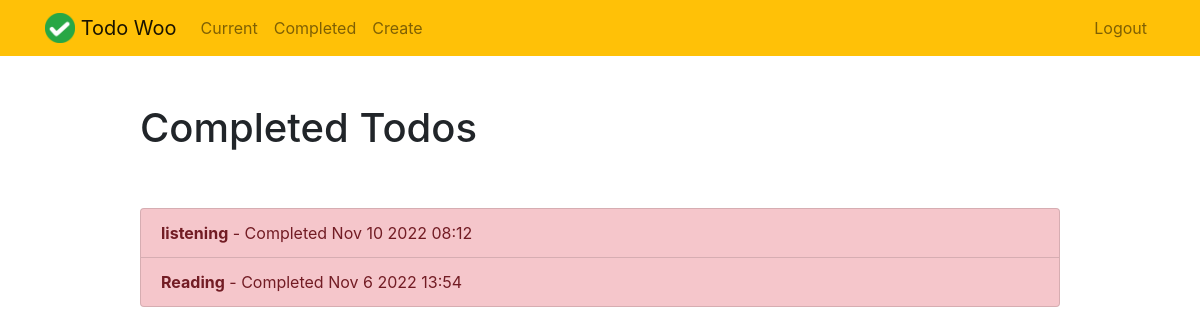
The app's page /completedtodos/ (signed in), older data.
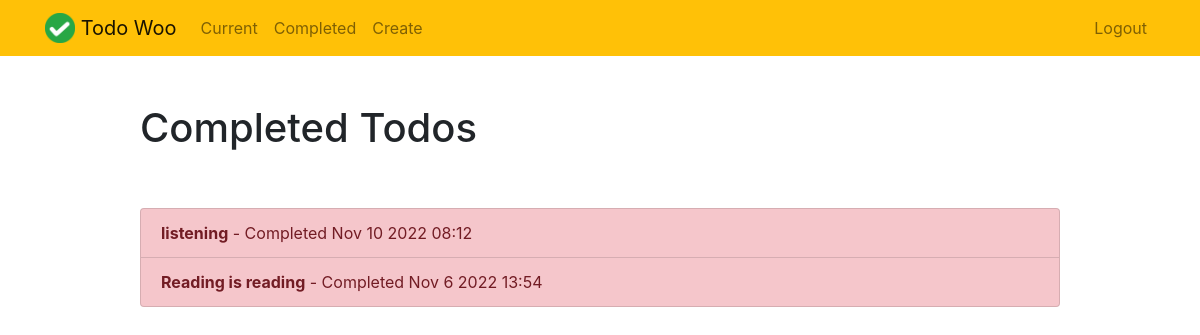
The same page, newer data.
### todo/models.py (models this page shows, shortened)
class Todo(models.Model):
    user = models.ForeignKey(User, on_delete=models.CASCADE)
    title = models.CharField(max_length=100)
    body = models.TextField()
    important = models.BooleanField(default=False)
    created = models.DateTimeField(auto_now_add=True)
    updated = models.DateTimeField(auto_now=True)
    datecompleted = models.DateTimeField(blank=True, null=True)

### todo/views.py (the view)
# urls.py: path('completedtodos/', completedTodos, name='completedtodos'),
@login_required(login_url='login')
def completedTodos(request):
    todos = Todo.objects.filter(user=request.user, datecompleted__isnull=False).order_by('-datecompleted')
    context = {"todos": todos}
    return render(request, 'todo/completedtodos.html', context)

### todo/templates/todo/completedtodos.html
{% extends "todo/base.html" %}
{% block content %}
    <div class="row justify-content-center mt-5">
        <div class="col-md-10">
            <h1>Completed Todos</h1>
        </div>
    </div>
    <div class="row justify-content-center mt-5">
        <div class="col-md-10">
            <div class="list-group">
                {% for todo in todos %}
                    <a href="{% url 'detailtodo' todo.id %}" class="list-group-item list-group-item-action{% if todo.important %} list-group-item-danger{% endif %}"><b>{{ todo.title }}</b> - Completed {{ todo.datecompleted|date:'M j Y H:i' }}</a>
                {% endfor %}
            </div>
        </div>
    </div>
{% endblock %}

### todo/templates/todo/base.html (shortened to what this page needs)
{% load static %}
<!doctype html>
<html lang="en">
<head>
    <link rel="stylesheet" href="https://stackpath.bootstrapcdn.com/bootstrap/4.4.1/css/bootstrap.min.css">
</head>
<body>
{% include 'navbar.html' %}
<div class="container">
{% block content %}{% endblock %}
</div>
</body>
</html>

### templates/navbar.html (shortened to what this page needs)
{% load static %}
<nav class="navbar navbar-expand-md navbar-light bg-warning">
    <div class="container">
        <a class="navbar-brand" href="{% url 'home' %}">
             <img src="{% static 'todo/logo.png' %}" width="30" height="30" class="d-inline-block align-top">
            <span>Todo Woo</span>
        </a>
        <div class="collapse navbar-collapse" id="navbarNav">
        {% if user.is_authenticated %}
            <ul class="navbar-nav mr-auto">
                    <li class="nav-item {{ current }}">
                        <a class="nav-link" href="{% url 'todos' %}">Current</a>
                    </li>
                    <li class="nav-item {{ completed }}">
                        <a class="nav-link" href="{% url 'completedtodos' %}">Completed</a>
                    </li>
                    <li class="nav-item {{ create }}">
                        <a class="nav-link" href="{% url 'createtodo' %}">Create</a>
                    </li>
            </ul>
        {% endif %}
        <ul class="navbar-nav ml-auto">
                {% if user.is_authenticated %}
                    <li class="nav-item">
                        <a href="#" onclick="$('#signOutBtn').click()" class="nav-link">Logout</a>
                    </li>
                {% endif %}
            </ul>
        </div>
    </div>
    </nav>

Row changes from the older to the newer data that the page shows:
changed Todo: title "Reading" → "Reading is reading"
